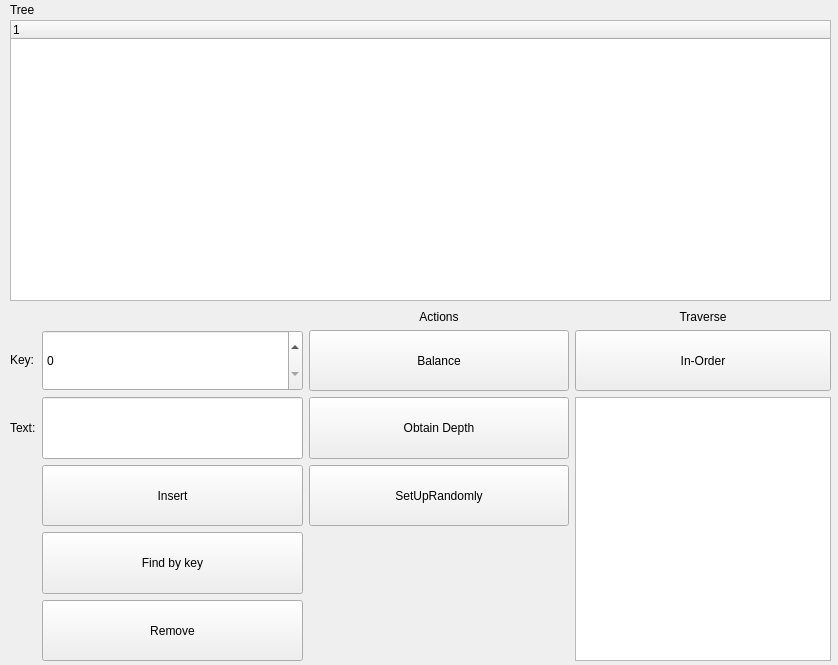
<?xml version="1.0" encoding="UTF-8"?>
<ui version="4.0">
 <class>MainWindow</class>
 <widget class="QMainWindow" name="MainWindow">
  <property name="geometry">
   <rect>
    <x>0</x>
    <y>0</y>
    <width>838</width>
    <height>665</height>
   </rect>
  </property>
  <property name="windowTitle">
   <string>BST Demo</string>
  </property>
  <widget class="QWidget" name="centralwidget">
   <widget class="QTreeWidget" name="tree">
    <property name="geometry">
     <rect>
      <x>10</x>
      <y>20</y>
      <width>821</width>
      <height>281</height>
     </rect>
    </property>
    <property name="columnCount">
     <number>1</number>
    </property>
    <column>
     <property name="text">
      <string notr="true">1</string>
     </property>
    </column>
   </widget>
   <widget class="QLabel" name="label">
    <property name="geometry">
     <rect>
      <x>10</x>
      <y>0</y>
      <width>391</width>
      <height>20</height>
     </rect>
    </property>
    <property name="text">
     <string>Tree</string>
    </property>
    <property name="alignment">
     <set>Qt::AlignLeading|Qt::AlignLeft|Qt::AlignVCenter</set>
    </property>
   </widget>
   <widget class="QWidget" name="gridLayoutWidget">
    <property name="geometry">
     <rect>
      <x>10</x>
      <y>310</y>
      <width>821</width>
      <height>351</height>
     </rect>
    </property>
    <layout class="QGridLayout" name="gridLayout">
     <item row="3" column="0">
      <widget class="QLabel" name="label_3">
       <property name="text">
        <string>Text:</string>
       </property>
      </widget>
     </item>
     <item row="1" column="0">
      <widget class="QLabel" name="label_2">
       <property name="sizePolicy">
        <sizepolicy hsizetype="Maximum" vsizetype="Maximum">
         <horstretch>0</horstretch>
         <verstretch>0</verstretch>
        </sizepolicy>
       </property>
       <property name="text">
        <string>Key:</string>
       </property>
      </widget>
     </item>
     <item row="1" column="3">
      <widget class="QPushButton" name="inOrderBtn">
       <property name="sizePolicy">
        <sizepolicy hsizetype="Minimum" vsizetype="Expanding">
         <horstretch>0</horstretch>
         <verstretch>0</verstretch>
        </sizepolicy>
       </property>
       <property name="text">
        <string>In-Order</string>
       </property>
      </widget>
     </item>
     <item row="1" column="1">
      <widget class="QSpinBox" name="keyBox">
       <property name="sizePolicy">
        <sizepolicy hsizetype="Minimum" vsizetype="Expanding">
         <horstretch>0</horstretch>
         <verstretch>0</verstretch>
        </sizepolicy>
       </property>
       <property name="minimumSize">
        <size>
         <width>100</width>
         <height>0</height>
        </size>
       </property>
      </widget>
     </item>
     <item row="0" column="2">
      <widget class="QLabel" name="label_4">
       <property name="text">
        <string>Actions</string>
       </property>
       <property name="alignment">
        <set>Qt::AlignCenter</set>
       </property>
      </widget>
     </item>
     <item row="3" column="1">
      <widget class="QLineEdit" name="textEdit">
       <property name="sizePolicy">
        <sizepolicy hsizetype="Minimum" vsizetype="Expanding">
         <horstretch>0</horstretch>
         <verstretch>0</verstretch>
        </sizepolicy>
       </property>
      </widget>
     </item>
     <item row="0" column="3">
      <widget class="QLabel" name="label_5">
       <property name="text">
        <string>Traverse</string>
       </property>
       <property name="alignment">
        <set>Qt::AlignCenter</set>
       </property>
      </widget>
     </item>
     <item row="4" column="1">
      <widget class="QPushButton" name="insertBtn">
       <property name="sizePolicy">
        <sizepolicy hsizetype="Minimum" vsizetype="Expanding">
         <horstretch>0</horstretch>
         <verstretch>0</verstretch>
        </sizepolicy>
       </property>
       <property name="text">
        <string>Insert</string>
       </property>
      </widget>
     </item>
     <item row="6" column="1">
      <widget class="QPushButton" name="removeBtn">
       <property name="sizePolicy">
        <sizepolicy hsizetype="Minimum" vsizetype="Expanding">
         <horstretch>0</horstretch>
         <verstretch>0</verstretch>
        </sizepolicy>
       </property>
       <property name="text">
        <string>Remove</string>
       </property>
      </widget>
     </item>
     <item row="1" column="2">
      <widget class="QPushButton" name="balanceBtn">
       <property name="sizePolicy">
        <sizepolicy hsizetype="Minimum" vsizetype="Expanding">
         <horstretch>0</horstretch>
         <verstretch>0</verstretch>
        </sizepolicy>
       </property>
       <property name="text">
        <string>Balance</string>
       </property>
      </widget>
     </item>
     <item row="3" column="2">
      <widget class="QPushButton" name="depthBtn">
       <property name="sizePolicy">
        <sizepolicy hsizetype="Minimum" vsizetype="Expanding">
         <horstretch>0</horstretch>
         <verstretch>0</verstretch>
        </sizepolicy>
       </property>
       <property name="text">
        <string>Obtain Depth</string>
       </property>
      </widget>
     </item>
     <item row="5" column="1">
      <widget class="QPushButton" name="findBtn">
       <property name="sizePolicy">
        <sizepolicy hsizetype="Minimum" vsizetype="Expanding">
         <horstretch>0</horstretch>
         <verstretch>0</verstretch>
        </sizepolicy>
       </property>
       <property name="text">
        <string>Find by key</string>
       </property>
      </widget>
     </item>
     <item row="4" column="2">
      <widget class="QPushButton" name="initBtn">
       <property name="sizePolicy">
        <sizepolicy hsizetype="Minimum" vsizetype="Expanding">
         <horstretch>0</horstretch>
         <verstretch>0</verstretch>
        </sizepolicy>
       </property>
       <property name="text">
        <string>SetUpRandomly</string>
       </property>
      </widget>
     </item>
     <item row="3" column="3" rowspan="4">
      <widget class="QListWidget" name="traverseList">
       <property name="sizePolicy">
        <sizepolicy hsizetype="Maximum" vsizetype="Expanding">
         <horstretch>0</horstretch>
         <verstretch>0</verstretch>
        </sizepolicy>
       </property>
       <property name="flow">
        <enum>QListView::TopToBottom</enum>
       </property>
      </widget>
     </item>
    </layout>
   </widget>
  </widget>
 </widget>
 <resources/>
 <connections/>
</ui>
